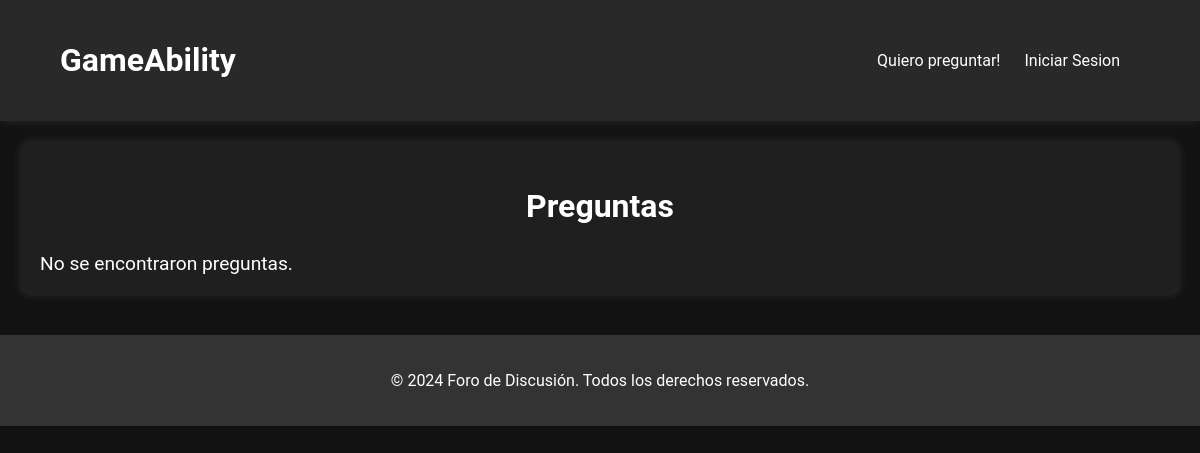
The page /foro_discusion.php on the database as committed earlier.
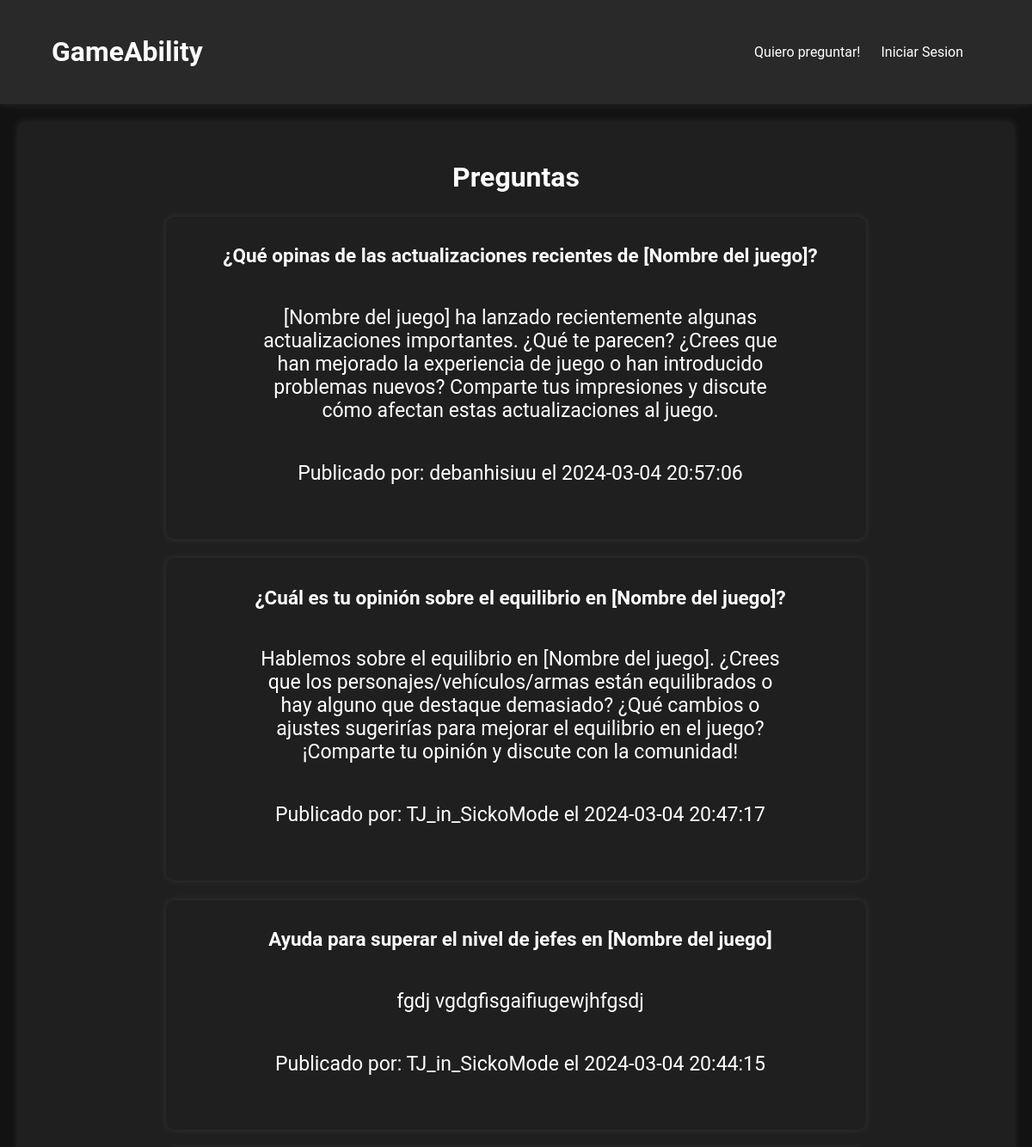
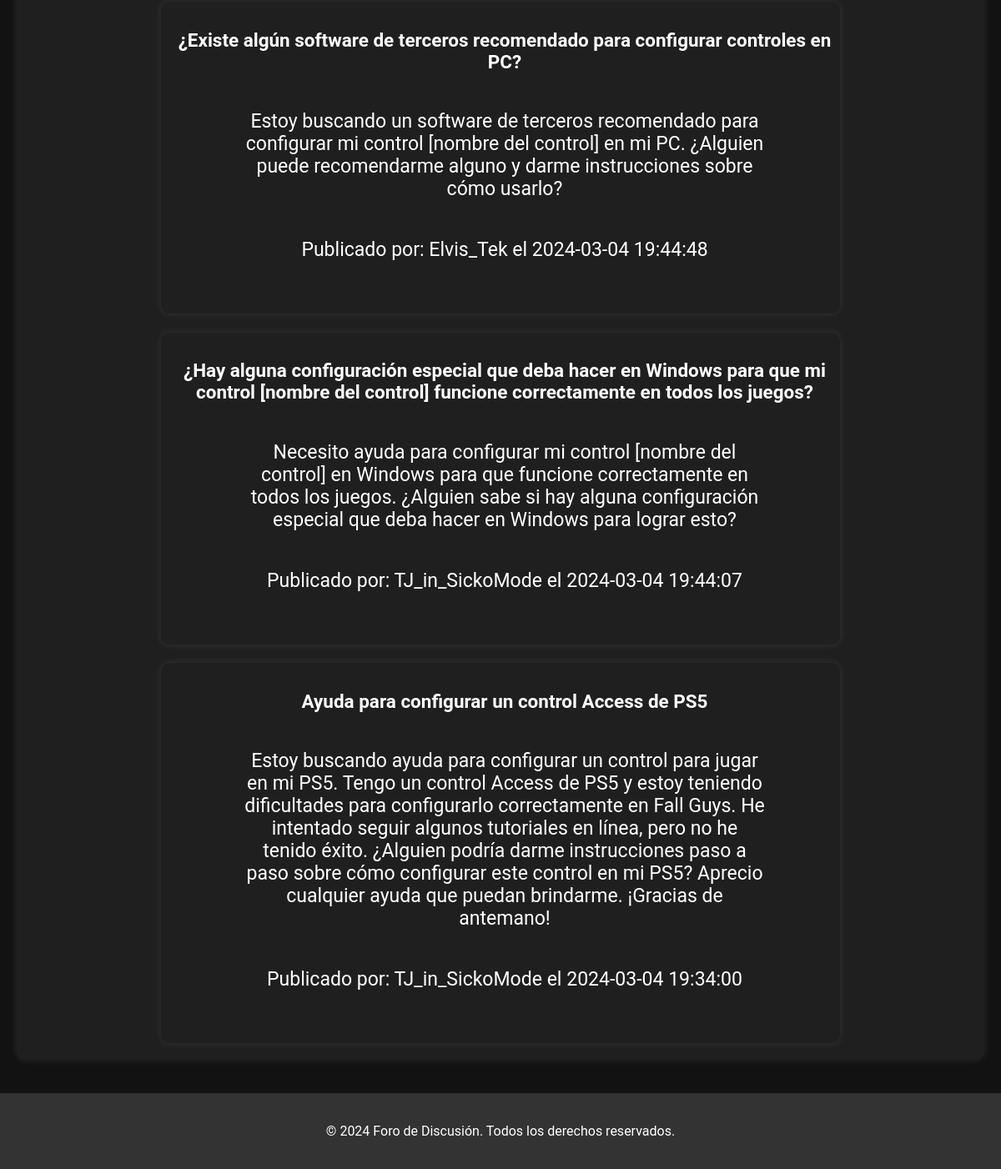
The same page on the database as committed later (2 pictures, top to bottom).
### tables this page shows
CREATE TABLE `preguntas` (
  `id` int(11) NOT NULL,
  `id_usuario` int(11) NOT NULL,
  `titulo` varchar(255) NOT NULL,
  `contenido` text NOT NULL,
  `fecha` timestamp NOT NULL DEFAULT current_timestamp()
);

CREATE TABLE `usuarios` (
  `id` int(11) NOT NULL,
  `nombre` varchar(255) NOT NULL,
  `username` varchar(255) NOT NULL,
  `email` varchar(255) NOT NULL,
  `pwd` varchar(255) NOT NULL,
  `fecha_nacimiento` date NOT NULL
);

### mostrar_preguntas.php (the view, shortened to what this page needs)
<?php
$servername = "localhost";
$username = "root";
$password = "";
$dbname = "gameability";
$conn = new mysqli($servername, $username, $password, $dbname);
$sql = "SELECT preguntas.*, usuarios.username as nombre_usuario
        FROM preguntas
        INNER JOIN usuarios ON preguntas.id_usuario = usuarios.id
        ORDER BY preguntas.fecha DESC";
$result = $conn->query($sql);
if ($result->num_rows > 0) {
    while ($row = $result->fetch_assoc()) {
        echo "<a href='ver_pregunta.php?id=" . $row['id'] . "' class='pregunta-link'>";
        echo "<div class='pregunta'>";
        echo "<h3>" . $row['titulo'] . "</h3>";
        echo "<p>" . $row['contenido'] . "</p>";
        echo "<p>Publicado por: " . $row['nombre_usuario'] . " el " . $row['fecha'] . "</p>";
        echo "</div>";
        echo "</a>";
    }
} else {
    echo "No se encontraron preguntas.";
}
?>

### foro_discusion.php (shortened to what this page needs)
<!DOCTYPE html>
<html lang="es">
<head>
    <link rel="stylesheet" href="css/foro.css">
</head>
<body>
    <header>
        <a href="index.php" class="logo-name">
            <h1>GameAbility</h1>
        </a>
        <nav>
            <ul>
                <li><a href="preguntar_foro.php">Quiero preguntar!</a></li>
                <?php
                if (isset($_SESSION['username'])) {
                    echo '<li class="dropdown">';
                    echo '<a href="#" class="dropbtn">' . $_SESSION['username'] . '</a>';
                    echo '<div class="dropdown-content">';
                    echo '<a href="logout.php">Cerrar sesión</a>';
                    echo '<a href="perfil.php">Perfil</a>';
                    echo '</div>';
                    echo '</li>';
                } else {
                    echo '<li><a href="login.php">Iniciar Sesion</a></li>';
                }
                ?>
            </ul>
        </nav>
    </header>
    <main>
        <section>
            <h2>Preguntas</h2>
            <div class="preguntas">
                <?php
                include 'mostrar_preguntas.php';
                ?>
            </div>
        </section>
    </main>
    <footer>
        <p>&copy; 2024 Foro de Discusión. Todos los derechos reservados.</p>
    </footer>
</body>
</html>

### css/foro.css (style rules this page uses)
body { font-family: "Roboto", sans-serif; margin: 0; padding: 0; background-color: #121212; color: #fff; }
header { background: #292929; color: #fff; padding: 20px 60px; text-align: center; box-shadow: 0 0 10px rgba(255, 255, 255, 0.1); display: flex; align-items: center; justify-content: space-between; }
nav ul { list-style-type: none; padding: 0; }
nav ul li { display: inline; margin-right: 20px; }
nav ul li a { color: #fff; text-decoration: none; }
section { padding: 20px 0; text-align: center; }
main { padding: 20px; }
section { background-color: #fff; padding: 20px; margin-bottom: 20px; background-color: #1f1f1f; border-radius: 10px; box-shadow: 0 0 10px rgba(255, 255, 255, 0.1); }
h2 { font-size: 2em; text-align: center; }
.preguntas { text-align: left; font-size: 1.2em; }
.pregunta { background-color: #f9f9f9; padding: 10px 10px 10px 20px; margin-bottom: 10px; background-color: #1f1f1f; border-radius: 10px; box-shadow: 0 0 10px rgba(255, 255, 255, 0.1); }
.logo-name { text-decoration: none; color: #fff; }
footer { background-color: #333; color: #fff; text-align: center; padding: 20px 0; width: 100%; }
.pregunta { margin: 0 auto; margin-top: 2%; width: 70%; text-align: center; display: flex; flex-direction: column; align-items: center; padding-bottom: 40px; }
.pregunta p { width: 80%; font-size: 1.2em; }
a { text-decoration: none; color: #fff; }

Rows that differ between the two databases and show on the page:
added preguntas: titulo "¿Qué opinas de las actualizaciones recientes de [Nombre del juego]?", contenido "[Nombre del juego] ha lanzado recientemente algunas actualizaciones importantes. ¿Qué te parecen? ¿Crees que han mejorado la experiencia de juego o han introducido problemas nuevos? Comparte tus impresiones y discute cómo afectan estas actualizaciones al juego.", id_usuario.username "debanhisiuu", fecha "2024-03-04 20:57:06"
added preguntas: titulo "¿Cuál es tu opinión sobre el equilibrio en [Nombre del juego]?", contenido "Hablemos sobre el equilibrio en [Nombre del juego]. ¿Crees que los personajes/vehículos/armas están equilibrados o hay alguno que destaque demasiado? ¿Qué cambios o ajustes sugerirías para mejorar el equilibrio en el juego? ¡Comparte tu opinión y discute con la comunidad!", id_usuario.username "TJ_in_SickoMode", fecha "2024-03-04 20:47:17"
added preguntas: titulo "Ayuda para superar el nivel de jefes en [Nombre del juego]", contenido "fgdj vgdgfisgaifiugewjhfgsdj", id_usuario.username "TJ_in_SickoMode", fecha "2024-03-04 20:44:15"
added preguntas: titulo "¿Existe algún software de terceros recomendado para configurar controles en PC?", contenido "Estoy buscando un software de terceros recomendado para configurar mi control [nombre del control] en mi PC. ¿Alguien puede recomendarme alguno y darme instrucciones sobre cómo usarlo?", id_usuario.username "Elvis_Tek", fecha "2024-03-04 19:44:48"
added preguntas: titulo "¿Hay alguna configuración especial que deba hacer en Windows para que mi control [nombre del control] funcione correctamente en todos los juegos?", contenido "Necesito ayuda para configurar mi control [nombre del control] en Windows para que funcione correctamente en todos los juegos. ¿Alguien sabe si hay alguna configuración especial que deba hacer en Windows para lograr esto?", id_usuario.username "TJ_in_SickoMode", fecha "2024-03-04 19:44:07"
added preguntas: titulo "Ayuda para configurar un control Access de PS5", contenido "Estoy buscando ayuda para configurar un control para jugar en mi PS5. Tengo un control Access de PS5 y estoy teniendo dificultades para configurarlo correctamente en Fall Guys. He intentado seguir algunos tutoriales en línea, pero no he tenido éxito. ¿Alguien podría darme instrucciones paso a paso sobre cómo configurar este control en mi PS5? Aprecio cualquier ayuda que puedan brindarme. ¡Gracias de antemano!", id_usuario.username "TJ_in_SickoMode", fecha "2024-03-04 19:34:00"
Other text that changed with them:
text no longer shown: "No se encontraron preguntas."
